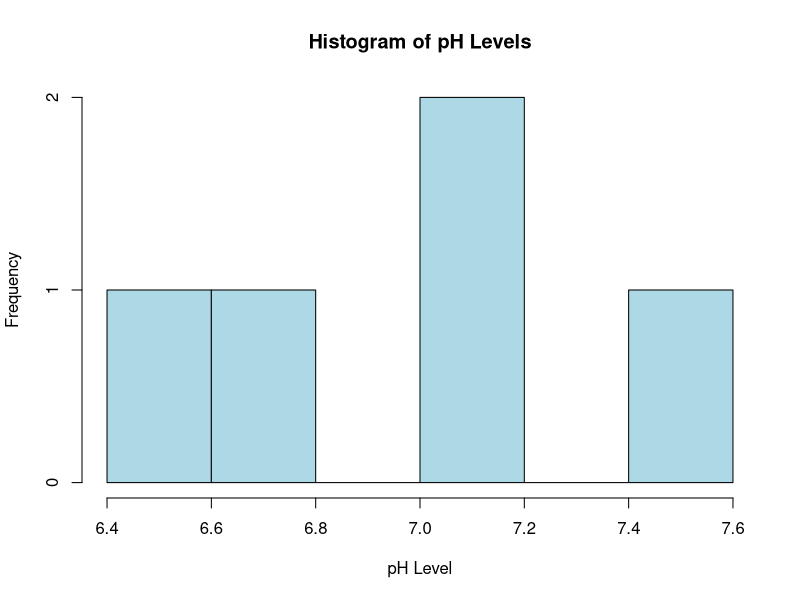
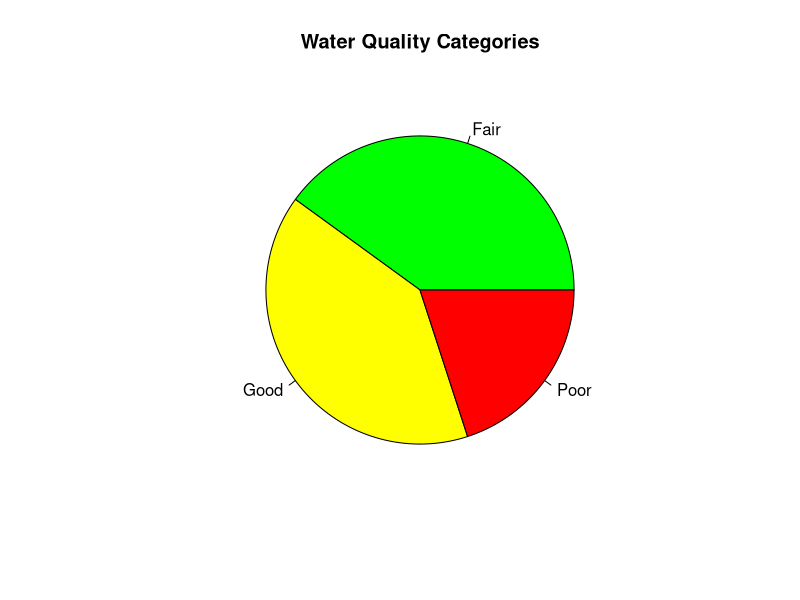
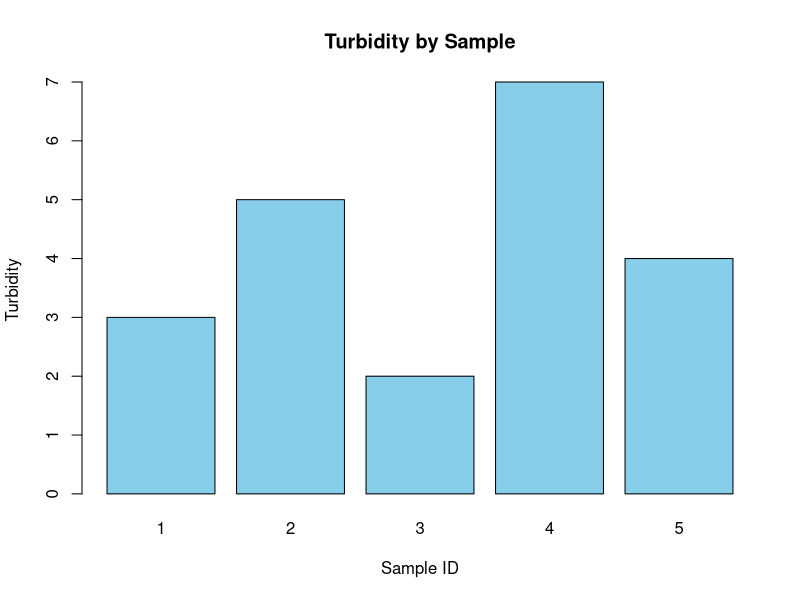
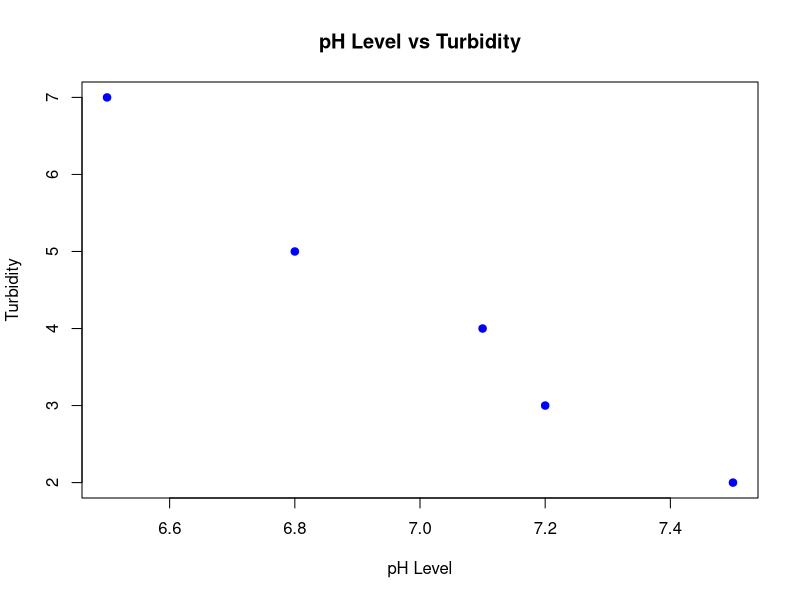

Write R code to recreate these figures, in order.
sample_id <- c(1,2,3,4,5)
ph_level <- c(7.2,6.8,7.5,6.5,7.1)
turbidity <- c(3,5,2,7,4)
quality <- c("Good","Fair","Good","Poor","Fair")

water <- data.frame(sample_id, ph_level, turbidity, quality)
water



sample_id <- c(1,2,3,4,5)
ph_level <- c(7.2,6.8,7.5,6.5,7.1)

hist(ph_level,
     main="Histogram of pH Levels",
     xlab="pH Level",
     col="lightblue",
     breaks=5)



quality <- c("Good","Fair","Good","Poor","Fair")

quality_count <- table(quality)

pie(quality_count,
    main="Water Quality Categories",
    labels=names(quality_count),
    col=c("green","yellow","red"))



sample_id <- c(1,2,3,4,5)
turbidity <- c(3,5,2,7,4)

barplot(turbidity,
        names.arg=sample_id,
        main="Turbidity by Sample",
        xlab="Sample ID",
        ylab="Turbidity",
        col="skyblue")


ph_level <- c(7.2,6.8,7.5,6.5,7.1)
turbidity <- c(3,5,2,7,4)

plot(ph_level, turbidity,
     main="pH Level vs Turbidity",
     xlab="pH Level",
     ylab="Turbidity",
     pch=19,
     col="blue")
